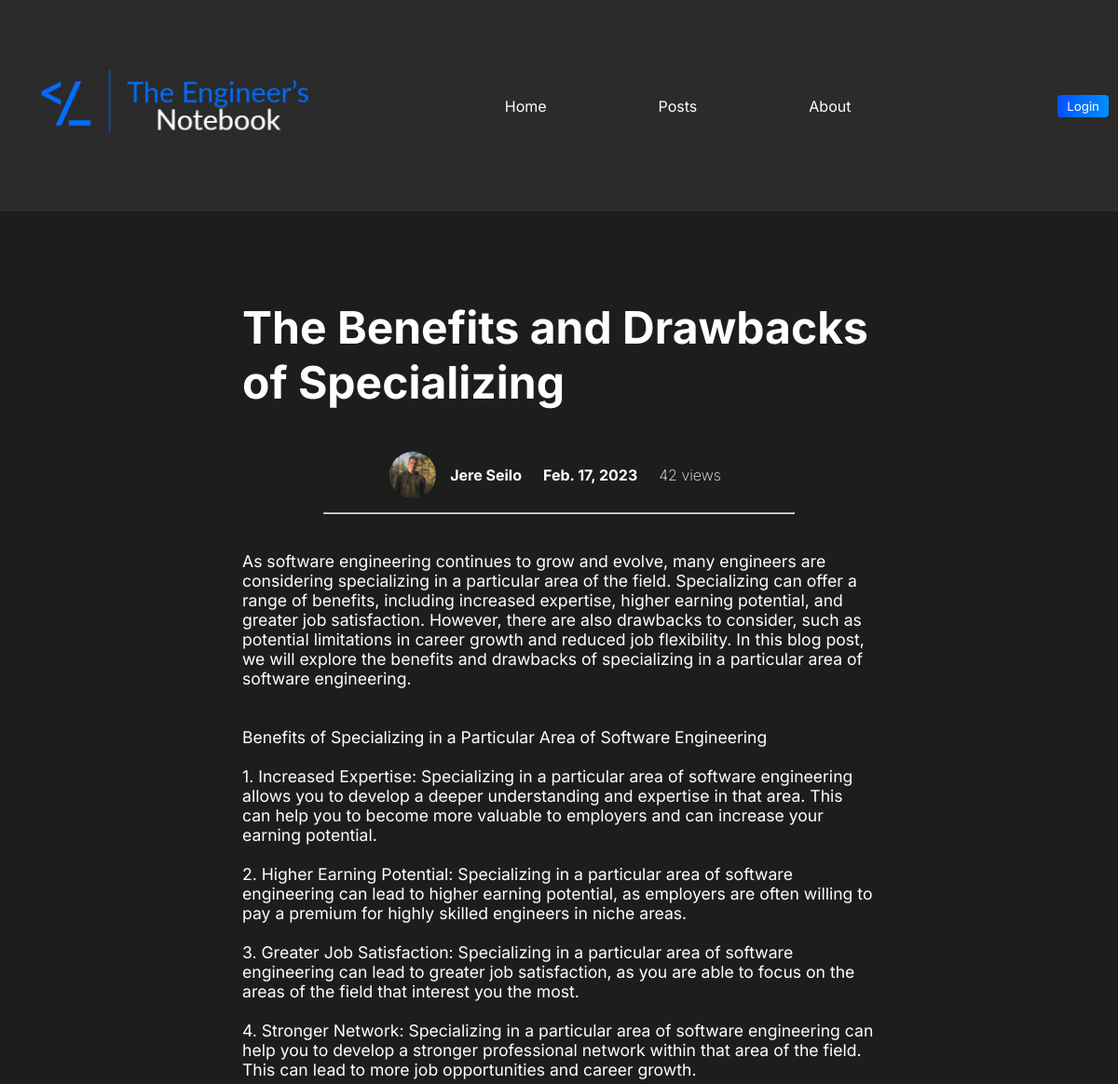
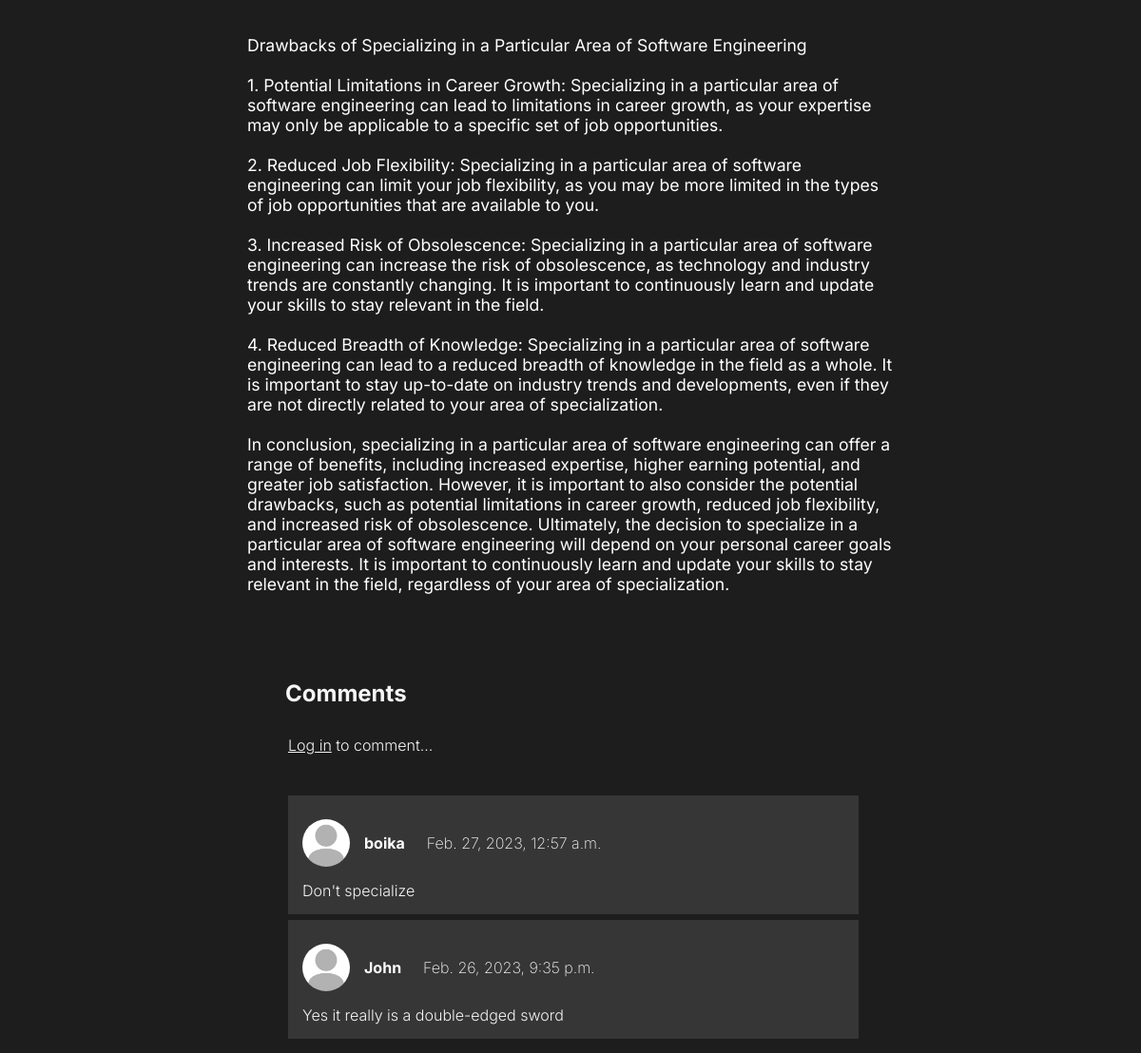
The app's page /posts/the-benefits-and-drawbacks-of-specializing with its own data (2 pictures, top to bottom).
### blogapp/models.py (models this page shows, shortened)
class Post(models.Model):
    author = models.ForeignKey("Author", on_delete=models.CASCADE)
    title = models.CharField(max_length=80)
    intro = models.CharField(max_length=100)
    image = models.ImageField(upload_to="images")
    text = models.TextField()
    date = models.DateField(default=timezone.now)
    views = models.IntegerField(default=0)
    slug = models.SlugField(unique=True)
    def save(self, *args, **kwargs):
        self.slug = slugify(self.title)
        super(Post, self).save(*args, **kwargs)

class Author(models.Model):
    firstname = models.CharField(max_length=50)
    lastname = models.CharField(max_length=50)
    profilepic = models.ImageField(upload_to="images")
    def __str__(self):
        return (f"{self.firstname}  {self.lastname}")

class Comment(models.Model):
    comment = models.TextField(max_length=1000)
    user = models.ForeignKey(User, on_delete=models.CASCADE)
    date = models.DateTimeField(auto_now=True)
    post = models.ForeignKey(Post, on_delete=models.CASCADE, related_name="comments")

### blogapp/views.py (the view, shortened to what this page needs)
# urls.py: path("posts/<slug:slug>", views.PostDetailView.as_view(), name="postdetail")
class PostDetailView(View):
    def get(self, request, slug):
        post = Post.objects.get(slug=slug)
        post.views += 1
        post.save()
        form = CommentForm()
        comments = post.comments.all().order_by("-id")
        return render(request, "blogapp/postdetail.html", {"post":post, "form":form, "comments":comments,})

### blogapp/templates/blogapp/postdetail.html (shortened to what this page needs)
{% extends 'base.html' %}
{% load static %}
{% block css_url%}{% static 'blogapp/postdetail.css' %}{% endblock css_url%}
{% block nav_css %}{% static 'nav.css' %}{% endblock nav_css %}
{% block content %}
{% include "nav.html" %}
<div class="main">
    <div class="textbox">
        <h2>{{post.title}}</h2>
        <div class="written">
            <img id="pp" src={{post.author.profilepic.url}}>
            <p>{{post.author}}</p>
            <p>{{post.date}}</p>
            <p id="views">{{post.views}} views</p>
       </div>
        <hr>
        <p id="text">{{post.text |linebreaksbr}}</p>
        <section>
            <div class="comments">
                <h1>Comments</h1>
                <div class="new_comment">
                    {% if user.is_authenticated %}
                    <form method="POST">
                        {% csrf_token %}
                        {{form.comment}}
                    </form>
                    {% else %}
                        <h4><a href={% url 'login' %}>Log in</a> to comment...</h4>
                    {% endif %}
                </div>
                {% for comment in comments %}
                 <div class="comment">
                    <div class="written" id="comment_writer">
                        <img id="pp" src={% static 'defaultpp.jpg' %}>
                        <p>{{comment.user}}</p>
                        <p  id="pvm">{{comment.date}}</p>
                    </div>
                <p class="comment_text">{{comment.comment}}</p>
                </div>
                {% endfor %}
            </div>
        </section>
    </div>
</div>
{% endblock content %}

### blogapp/static/blogapp/postdetail.css (style rules this page uses)
* { margin: 0; padding: 0; }
.main { height: 90vh; width: 100vw; background-color: #1d1d1d; display: flex; justify-content: center; overflow:auto !important; }
.textbox { margin-top: 70px; height: 700px; width: 60vw; display: flex; flex-direction: column; align-items: center; }
.written { color: #fff; display: flex; justify-content: center; top: 0px; margin-top: 25px; margin-bottom: 5px; align-items: center; }
.written p { font-family: 'Inter', sans-serif; font-weight: 700; padding-left: 15px; padding-right: 8px; }
#pp { height: 50px; width: 50px; border-radius: 50%; }
.textbox h2 { color: #fff; margin-top:25px; font-family: 'Inter', sans-serif; font-size: 3rem; padding-left: 20px; margin-bottom: 20px; }
#text { margin: 20px; margin-top: 40px; color: #fff; font-family: 'Inter', sans-serif; font-size: 1.1rem; padding-bottom: 40px; }
hr { margin-top: 10px; width: 70%; color: #1d1d1d; }
#views { font-weight: 200; }
.comments { padding-top: 30px; padding-bottom: 25px; font-family: 'Inter', sans-serif; width: 50vw; font-weight: 300; color: whitesmoke; display: flex; flex-direction: column; align-items: start; }
.comments h1 { margin-bottom: 30px; }
#comment_writer { justify-content: start !important; margin-left: 15px; }
.comment { background-color: rgb(54, 54, 54); width: 100%; margin: 3px; }
.comment_text { margin: 15px; }
#pvm { font-weight: 200; }
.new_comment { height: 60px; width: 100%; }
h4 { font-weight: 300; padding-left: 3px; }
h4 a { text-decoration: underline; color: whitesmoke; }

### records on screen
Post: title "The Benefits and Drawbacks of Specializing", author.profilepic (picture), author "Jere Seilo", date "Feb. 17, 2023", views "42", text "As software engineering continues to grow and evolve, many engineers are considering specializing in a particular area of the field. Specializing can offer a range of benefits, including increased expertise, higher earning potential, and greater job satisfaction. However, there are also drawbacks to consider, such as potential limitations in career growth and reduced job flexibility. In this blog post, we will explore the benefits and drawbacks of specializing in a particular area of software engineering. Benefits of Specializing in a Particular Area of Software Engineering 1. Increased Expertise: Specializing in a particular area of software engineering allows you to develop a deeper…"
Comment: user "boika", date "Feb. 27, 2023, 12:57 a.m.", comment "Don't specialize"
Comment: user "John", date "Feb. 26, 2023, 9:35 p.m.", comment "Yes it really is a double-edged sword"
